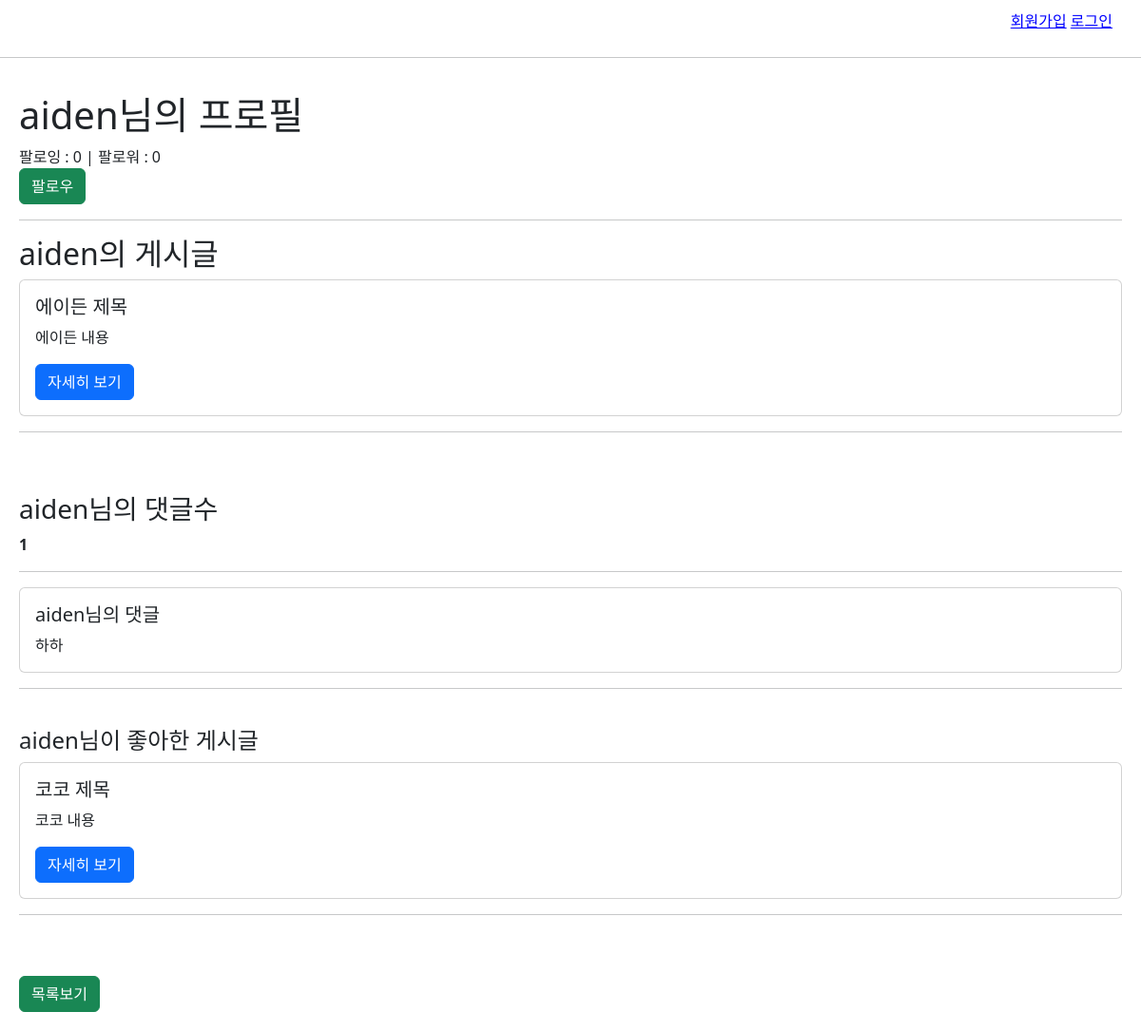
The app's page /accounts/profile/aiden/, older data.
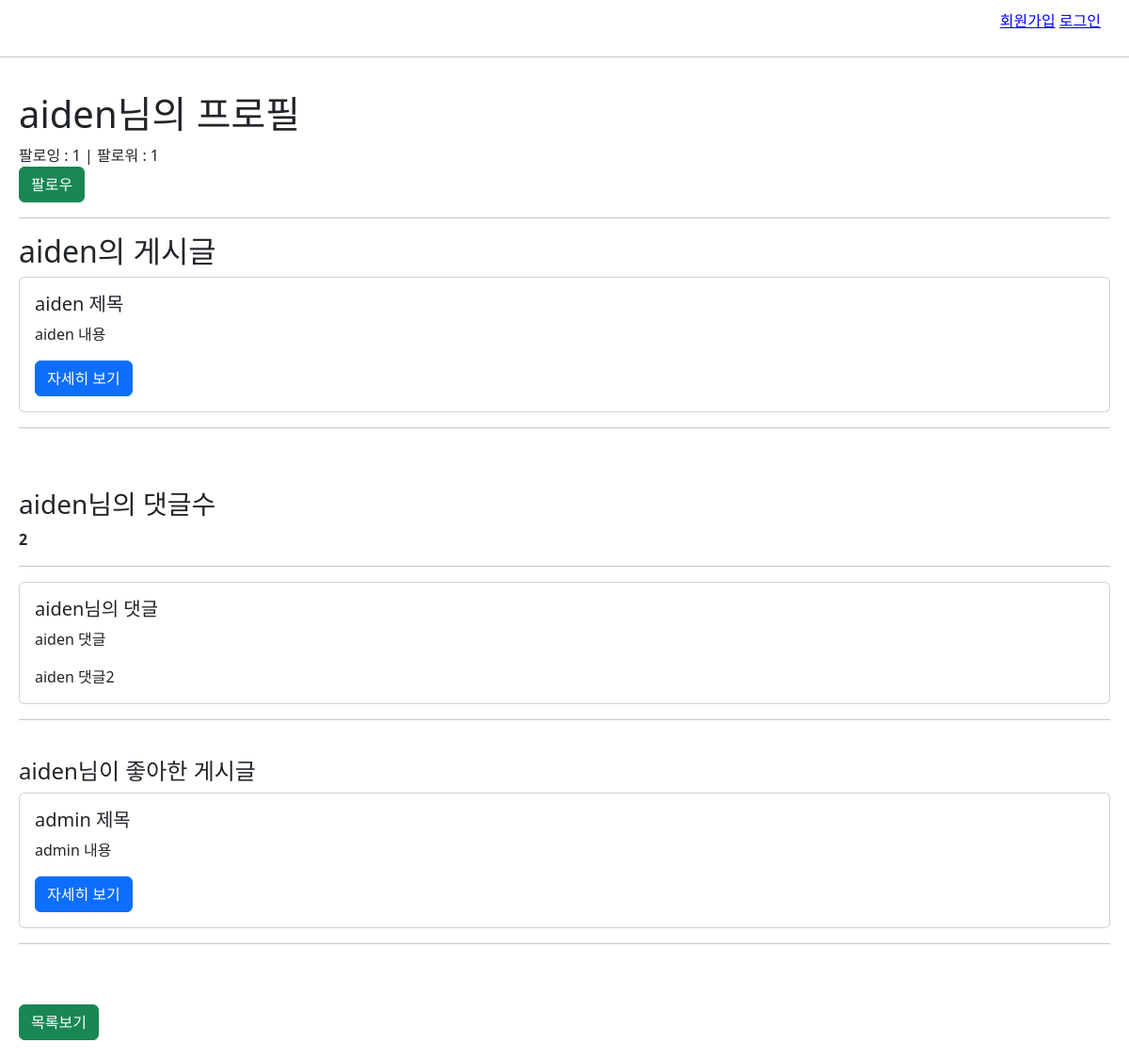
The same page, newer data.
### accounts/models.py (models this page shows)
class User(AbstractUser):
    followings = models.ManyToManyField('self', symmetrical=False, related_name='followers')

### articles/models.py (models this page shows, shortened)
class Article(models.Model):
    user = models.ForeignKey(settings.AUTH_USER_MODEL, on_delete=models.CASCADE)
    like_users = models.ManyToManyField(settings.AUTH_USER_MODEL, related_name='like_articles')
    title = models.CharField(max_length=30)
    content = models.TextField()
    image = models.ImageField(blank=True, null=True)
    created_at = models.DateTimeField(auto_now_add=True)
    updated_at = models.DateTimeField(auto_now=True)

class Comment(models.Model):
    user = models.ForeignKey(settings.AUTH_USER_MODEL, on_delete=models.CASCADE)
    article = models.ForeignKey(Article, on_delete=models.CASCADE)
    content = models.CharField(max_length=200)
    created_at = models.DateTimeField(auto_now_add=True)
    updated_at = models.DateTimeField(auto_now=True)

### accounts/views.py (the view)
# urls.py: path('profile/<str:username>/', views.profile, name='profile'),
def profile(request, username):
    User = get_user_model()
    person = get_user_model().objects.get(username=username)
    context = {
        'person' : person
    }
    return render(request, 'accounts/profile.html', context)

### accounts/templates/accounts/profile.html (shortened to what this page needs)
{% extends 'base.html' %}
{% block content %}
  <h1>{{  person.username  }}님의 프로필</h1>
  <div>
    팔로잉 : {{ person.followings.all|length }} | 팔로워 : {{  person.followers.all|length }}
  </div>
  <form action="{% url 'accounts:follow' person.pk %}" method="POST">
    {% if request.user in person.followers.all %}
      <button type="submit" class="btn btn-danger">언팔로우</button>
    {% else %}
      <button type="submit" class="btn btn-success">팔로우</button>
    {% endif %}
  </form>
  <hr>
  <h2>{{  person.username }}의 게시글</h2>
  {% for article in person.article_set.all %}
    <div class='card'>
      <div class='card-body'>
        <h5 class='card-title'>{{ article.title }}</h5>
        <p class='card-text'>{{ article.content }}</p>
        <a href="{% url 'articles:detail' article.pk %}" class="btn btn-primary">자세히 보기</a>
      </div>
    </div>
  {% endfor %}
  <hr><br><br>
  <h3>{{  person.username }}님의 댓글수</h3>
  <p><b>{{  person.comment_set.all|length }}</b></p>
  <hr>
  <div class='card'>
    <div class='card-body'>
      <h5 class='card-title'>{{  person.username }}님의 댓글</h5>
      {% for comment in person.comment_set.all %}
        <p class='card-text'>{{ comment.content }}</p>
      {% endfor %}
    </div>
  </div>
  <hr><br>
  <h4>{{  person.username }}님이 좋아한 게시글</h4>
  {% for article in person.like_articles.all %}
    <div class='card'>
      <div class='card-body'>
        <h5 class='card-title'>{{ article.title }}</h5>
        <p class='card-text'>{{ article.content }}</p>
        <a href="{% url 'articles:detail' article.pk %}" class="btn btn-primary">자세히 보기</a>
      </div>
    </div>
  {% endfor %}
  <hr><br><br>
  <a href="{% url 'articles:index' %}" class='btn btn-success'>목록보기</a>
{% endblock content %}

### templates/base.html (shortened to what this page needs)
{% load static %}
<!DOCTYPE html>
<html lang="en">
  <head>
    <link href="https://cdn.jsdelivr.net/npm/bootstrap@5.3.0-alpha1/dist/css/bootstrap.min.css" rel="stylesheet">
    <link rel="stylesheet" href="{% static 'base.css' %}">
  </head>
  <body>
    <div id="nav">
      {% if user.is_authenticated %}
        <a href="{% url 'accounts:logout' %}">로그아웃</a>
        <a href="{% url 'accounts:update' %}">회원정보수정</a>
        <form action="{% url 'accounts:delete' %}" method="POST">
          {% csrf_token %}
          <input type="submit" value="회원탈퇴">
        </form>
        <h3 id="user-hello">
          <i>
            안녕하세요, <a href="{% url 'accounts:profile' user.username %}">{{user}}</a>님 !
          </i>
        </h3>
      {% else %}
        <a href="{% url 'accounts:signup' %}">회원가입</a>
        <a href="{% url 'accounts:login' %}">로그인</a>
      {% endif %}
    </div>
    <hr>
    <div id="content">
      {% block content %}{% endblock content %}
    </div>
  </body>
</html>

### static/base.css (style rules this page uses)
a { color: blue; }
#content { padding: 20px; }
#nav { text-align: right; padding: 10px 30px 10px; }

Row changes from the older to the newer data that the page shows:
removed Article: title "에이든 제목", content "에이든 내용", shown under "aiden의 게시글"
removed Comment: content "하하"
changed User "aiden": followings.all|length "0" → "1"; followers.all|length "0" → "1"; comment_set.all|length "1" → "2"
added Article: title "aiden 제목", content "aiden 내용", shown under "aiden의 게시글"
added Comment: content "aiden 댓글"
added Comment: content "aiden 댓글2"
changed Article: title "코코 제목" → "admin 제목"; content "코코 내용" → "admin 내용"
